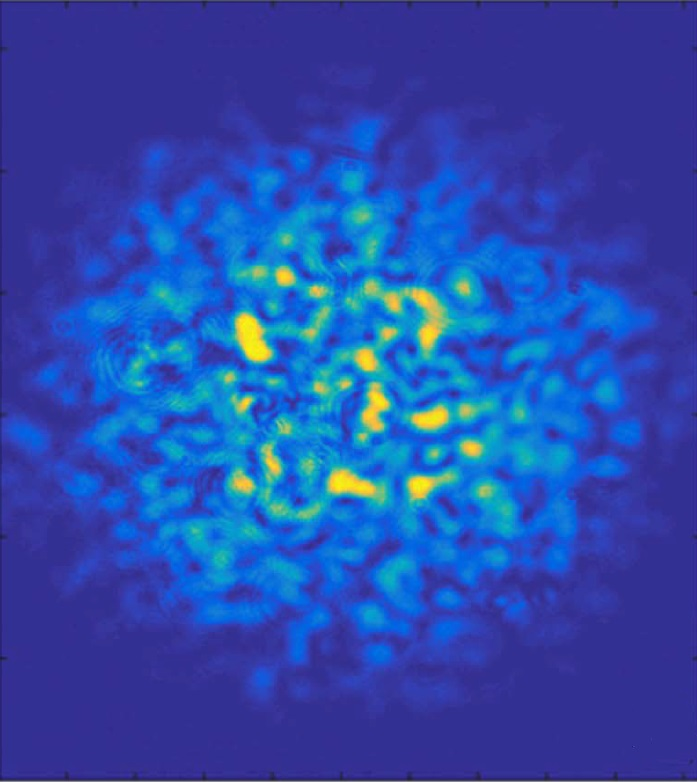
#> input picture Algorithm_noDC/A10.jpg, 697 x 782 px
$ python MMFdetectiontec.py
#> lines starting #> are read from the running program, lines starting #| are printed output that depends on the picture
import cv2
import numpy as np
from matplotlib import pyplot as plt

#Import images
image1=cv2.imread("A10.jpg")
#> image1 is the input picture: shape (782, 697, 3); mean B, G, R 171.7, 75.5, 43.1
image2=cv2.imread("test_photo1.jpg")
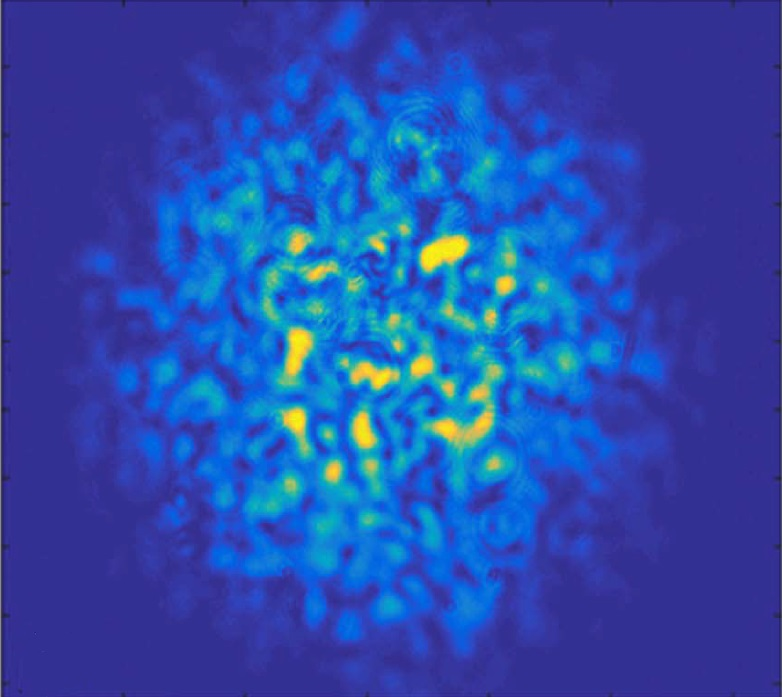
#> input picture Algorithm_noDC/test_photo1.jpg, 782 x 697 px
#> image2 is the input picture: shape (697, 782, 3); mean B, G, R 171.7, 75.5, 43.1

#Resize images
image1_resized=cv2.resize(image1,(340,280))
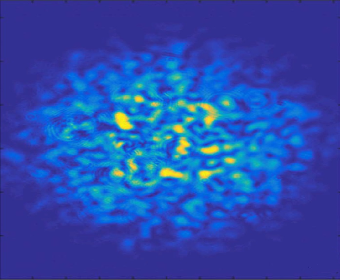
#> image1_resized: shape (280, 340, 3); mean B, G, R 171.6, 75.3, 42.9
image2_resized=cv2.resize(image2,(340,280))
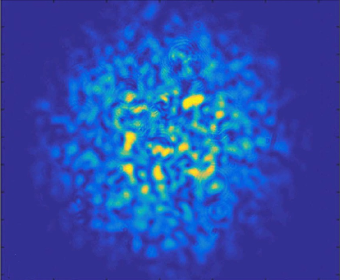
#> image2_resized: shape (280, 340, 3); mean B, G, R 171.6, 75.4, 43

#Gray scale
image1_gray=cv2.cvtColor(image1_resized,cv2.COLOR_BGR2GRAY)
image2_gray=cv2.cvtColor(image2_resized,cv2.COLOR_BGR2GRAY)
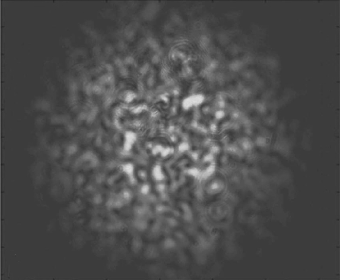
#> image2_gray: shape (280, 340); min 35, max 221, mean 76.7

#Threshold
ret, thresh1 = cv2.threshold(image1_gray,90,255,cv2.THRESH_TOZERO)
ret2, thresh2 = cv2.threshold(image2_gray,90,255,cv2.THRESH_TOZERO)
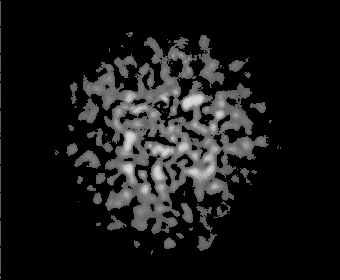
#> thresh2: shape (280, 340); min 0, max 221, mean 22.8

#Difference between patterns
#image3_gray=cv2.add(image1_gray,image2_gray)
difference=cv2.add(image1_resized,image2_resized)
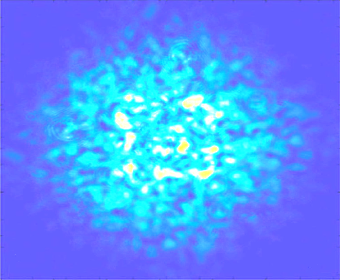
#> difference: shape (280, 340, 3); mean B, G, R 254.4, 145.5, 85.4

#Subtraction(no DC component)
nodc_1=cv2.subtract(image1_resized,ret)
nodc_2=cv2.subtract(image2_resized,ret2)
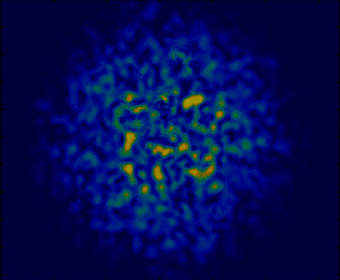
#> nodc_2: shape (280, 340, 3); mean B, G, R 81.9, 11, 1.7


#Show images

cv2.imshow("Speckle pattern t=0s",image1_resized)
cv2.moveWindow("Speckle pattern t=0s",0,0)
cv2.imshow("Speckle_pattern t=2s",image2_resized)
cv2.moveWindow("Speckle_pattern t=2s",500,0)
cv2.imshow("image1_gray t=0s",image1_gray)
cv2.moveWindow("image1_gray t=0s",1000,0)
cv2.imshow("image2_gray t=2s",image2_gray)
cv2.moveWindow("image2_gray t=2s",1500,0)
#threshold images
cv2.imshow("Threshold1",thresh1)
cv2.moveWindow("Threshold1",430,500)
cv2.imshow("Threshold2",thresh2)
cv2.moveWindow("Threshold2",805,500)
#Difference between patterns images
cv2.imshow("Difference between patterns",difference)
cv2.moveWindow("Difference between patterns",0,500)
#no DC images
cv2.imshow("No DC component pattern t=0s",nodc_1)
cv2.moveWindow("No DC component pattern t=0s",1180,500)
cv2.imshow("No DC component pattern t=2s",nodc_2)
cv2.moveWindow("No DC component pattern t=2s",4004,500)


key=cv2.waitKey(0) & 0xFF
#> (key Esc is pressed here)
if key==27:

    cv2.destroyAllWindows()
